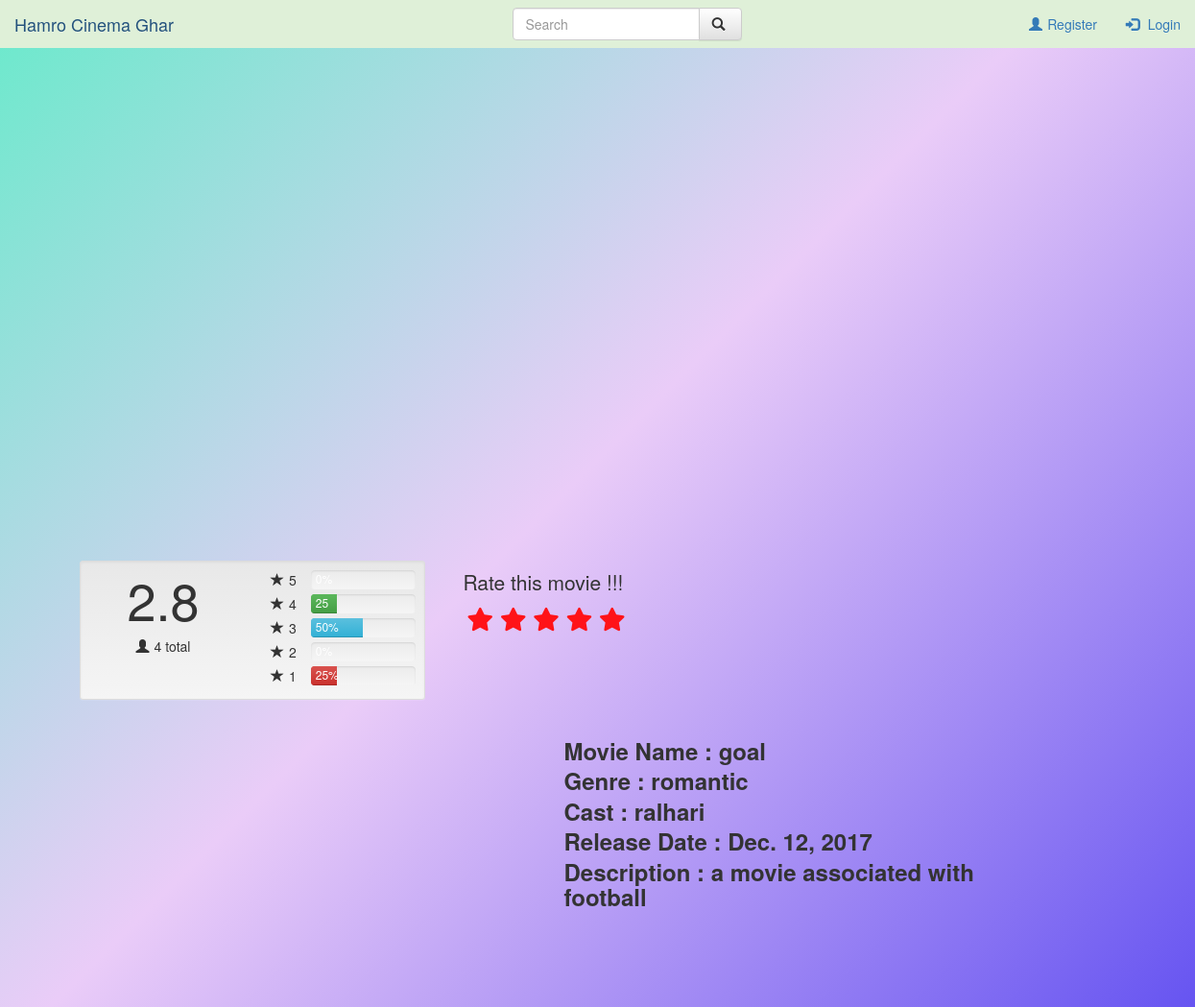
The app's page /movie/goal/ with its own data.
### qfxcinema/models.py (models this page shows, shortened)
class Movie(models.Model):
    name = models.CharField(max_length=40)
    genre = models.ForeignKey(Genre, on_delete=models.DO_NOTHING)
    release_date = models.DateField(auto_now_add=False)
    description = models.TextField()
    director = models.CharField(max_length=30)
    cast = models.CharField(max_length=200)
    poster = models.ImageField(upload_to='posters', null=True)
    youtube_link = models.TextField(blank=True, null=True)
    slug = models.SlugField(blank=True, unique=True)
    def star_percentage(self, slug, rating):
        movie_object = Movie.objects.get(slug=slug)
        rated_movie_list = movie_object.ratedmovie.all()
        total_voters = rated_movie_list.count()
        if total_voters != 0:
            filtered_rating = rated_movie_list.filter(rating=rating).count()
            rating_percentage = (filtered_rating / total_voters) * 100
            return rating_percentage
        else:
            rating_percentage = 0
            return rating_percentage
    @property
    def total_voters(self):
        movie_object = Movie.objects.get(slug=self.slug)
        rated_movie_list = movie_object.ratedmovie.all()
        total_voters = rated_movie_list.count()
        return total_voters
    @property
    def one_star_percentage(self):
        return self.star_percentage(slug=self.slug, rating=1)
    @property
    def two_star_percentage(self):
        return self.star_percentage(slug=self.slug, rating=2)
    @property
    def three_star_percentage(self):
        return self.star_percentage(slug=self.slug, rating=3)
    @property
    def four_star_percentage(self):
        return self.star_percentage(slug=self.slug, rating=4)
    @property
    def five_star_percentage(self):
        return self.star_percentage(slug=self.slug, rating=5)
    @property
    def get_rating(self):
        movie_object = Movie.objects.get(slug=self.slug)
        rated_movie_list = movie_object.ratedmovie.all()
        total_voters = rated_movie_list.count()
        total_movie_rating = 0
        if total_voters != 0:
            for rating in range(1, 6):
                total_movie_rating += (rated_movie_list.filter(rating=rating).count()) * rating
            movie_rating = total_movie_rating / total_voters
            return movie_rating
        else:
            movie_rating = 0
            return movie_rating

class Genre(models.Model):
    name = models.CharField(max_length=30)
    def __str__(self):
        return self.name

### qfxcinema/views.py (the view)
# urls.py: path('<slug:slug>/', MovieDetailView.as_view(), name='movie-detail'),
class MovieDetailView(DetailView):
    model = Movie
    template_name = 'qfxcinema/detail.html'
    context_object_name = 'Movie'

### qfxcinema/templates/qfxcinema/detail.html (shortened to what this page needs)
{% extends 'base.html' %}
{% block body %}
<div class="container form-group">
    <form class="from-group">
			<span class="col-sm-2"></span>
			<object style=" width: 400px;height: 300px;" class="pull-center">{{ Movie.youtube_link|safe  }}</object>
            <br><br>
            <span class="col-xs-5">
			<div class="container" height="auto">
				<div class="row">
					<div class="col-xs-6 col-sm-4">
						<div class="well well-sm">
							<div class="row">
								<div class="col-xs-12 col-md-6 text-center">
									<h1 class="rating-num">
									{{ Movie.get_rating|floatformat }}</h1>
									<div>
										<span class="glyphicon glyphicon-user"></span>{{ Movie.total_voters }} total
									</div>
								</div>
								<div class="col-xs-12 col-md-6">
									<div class="row rating-desc">
										<div class="col-xs-3 col-md-3 text-right">
											<span class="glyphicon glyphicon-star"></span>5
										</div>
										<div class="col-xs-8 col-md-9">
											<div class="progress progress-striped">
										</div>
									</div>
									<div class="col-xs-3 col-md-3 text-right">
										<span class="glyphicon glyphicon-star"></span>4
									</div>
									<div class="col-xs-8 col-md-9">
										<div class="progress">
											<div class="progress-bar progress-bar-success" role="progressbar" aria-valuenow="20"
											aria-valuemin="0" aria-valuemax="100" style="width: {{Movie.four_star_percentage}}%">
											<span class="sr-only">{{Movie.four_star_percentage|floatformat:"0"}}</span>
										</div>
									</div>
								</div>
								<div class="col-xs-3 col-md-3 text-right">
									<span class="glyphicon glyphicon-star"></span>3
								</div>
								<div class="col-xs-8 col-md-9">
									<div class="progress">
										<div class="progress-bar progress-bar-info" role="progressbar" aria-valuenow="20"
										aria-valuemin="0" aria-valuemax="100" style="width: {{Movie.three_star_percentage}}%">
										<span class="sr-only">{{Movie.three_star_percentage|floatformat:"0"}}%</span>
									</div>
								</div>
							</div>
							<div class="col-xs-3 col-md-3 text-right">
								<span class="glyphicon glyphicon-star"></span>2
							</div>
							<div class="col-xs-8 col-md-9">
								<div class="progress">
							</div>
						</div>
						<div class="col-xs-3 col-md-3 text-right">
							<span class="glyphicon glyphicon-star"></span>1
						</div>
						<div class="col-xs-8 col-md-9">
							<div class="progress">
								<div class="progress-bar progress-bar-danger" role="progressbar" aria-valuenow="80"
								aria-valuemin="0" aria-valuemax="100" style="width: {{Movie.one_star_percentage}}%">
								<span class="sr-only">{{Movie.one_star_percentage|floatformat:"0"}}%</span>
							</div>
						</div>
					</div>
				</div>
			</div>
		</div>
	</span>
</div>
          <div class=" container pull-center">
           <span class="col-sm-5"></span>
            <span class="col-lg-5">
                <h3>
                    <label>Movie Name     : {{ Movie.name }}</label><br>
				    <label>Genre          : {{ Movie.genre }}</label><br>
                    <label>Cast           : {{ Movie.cast }}</label><br>
                    <label>Release Date   : {{ Movie.release_date }}</label><br>
                    <label>Description    : {{ Movie.description }}</label>
                <br>
		<br>
        </span>
        </div>
    <div class="container">
	<div>
			<span class="col-sm-5"> </span>
			<span class="col-md-5">
					<strong class="pull-center">
                        <h1 id="before_click">Rate this movie !!!</h1>
						<form method="Post">{% csrf_token %}
							<h1>
								<fieldset class="rating">
									<input type="radio" id="star5" name="star" value="5" /><label class = "full" for="star5" title="yo ho ni film vaneko - 5 stars"></label>
									<input type="radio" id="star4" name="rating" value="4" /><label class = "full" for="star4" title="dammi nai raicha - 4 stars"></label>
									<input type="radio" id="star3" name="rating" value="3" /><label class = "full" for="star3" title="ramro nai ho - 3 stars"></label>
									<input type="radio" id="star2" name="rating" value="2" /><label class = "full" for="star2" title="thik thekai raicha - 2 stars"></label>
									<input type="radio" id="star1" name="rating" value="1" /><label class = "full" for="star1" title="bekar ko film - 1 star"></label>
								</fieldset>
							</h1>
						</form>
			</strong>
			</span>
	</div>
</div>
<span class="col-sm-3"></span>
<br><br>
{% endblock%}

### qfxcinema/templates/qfxcinema/detail.html (style rules this page uses)
.glyphicon { margin-right:5px; }
.rating-num { margin-top:0px;font-size: 54px; }
.progress { margin-bottom: 5px; }
.progress-bar { text-align: left; }
.rating-desc .col-md-3 { padding-right: 0px; }
.sr-only { margin-left: 5px;overflow: visible;clip: auto; }
, fieldset, label { margin: 0; padding: 0; }
h1 { font-size: 1.5em; margin: 10px; }
.rating { border: none; float: left; }
.rating > label:before { margin: 5px; font-size: 1.25em; font-family: FontAwesome; display: inline-block; content: "\f005"; }
.rating > label { color: #ff1318; float: right; }

### records on screen
Movie: get_rating "2.8", total_voters "4", four_star_percentage "25", three_star_percentage "50", one_star_percentage "25", name "goal", genre "romantic", cast "ralhari", release_date "Dec. 12, 2017", description "a movie associated with football"
